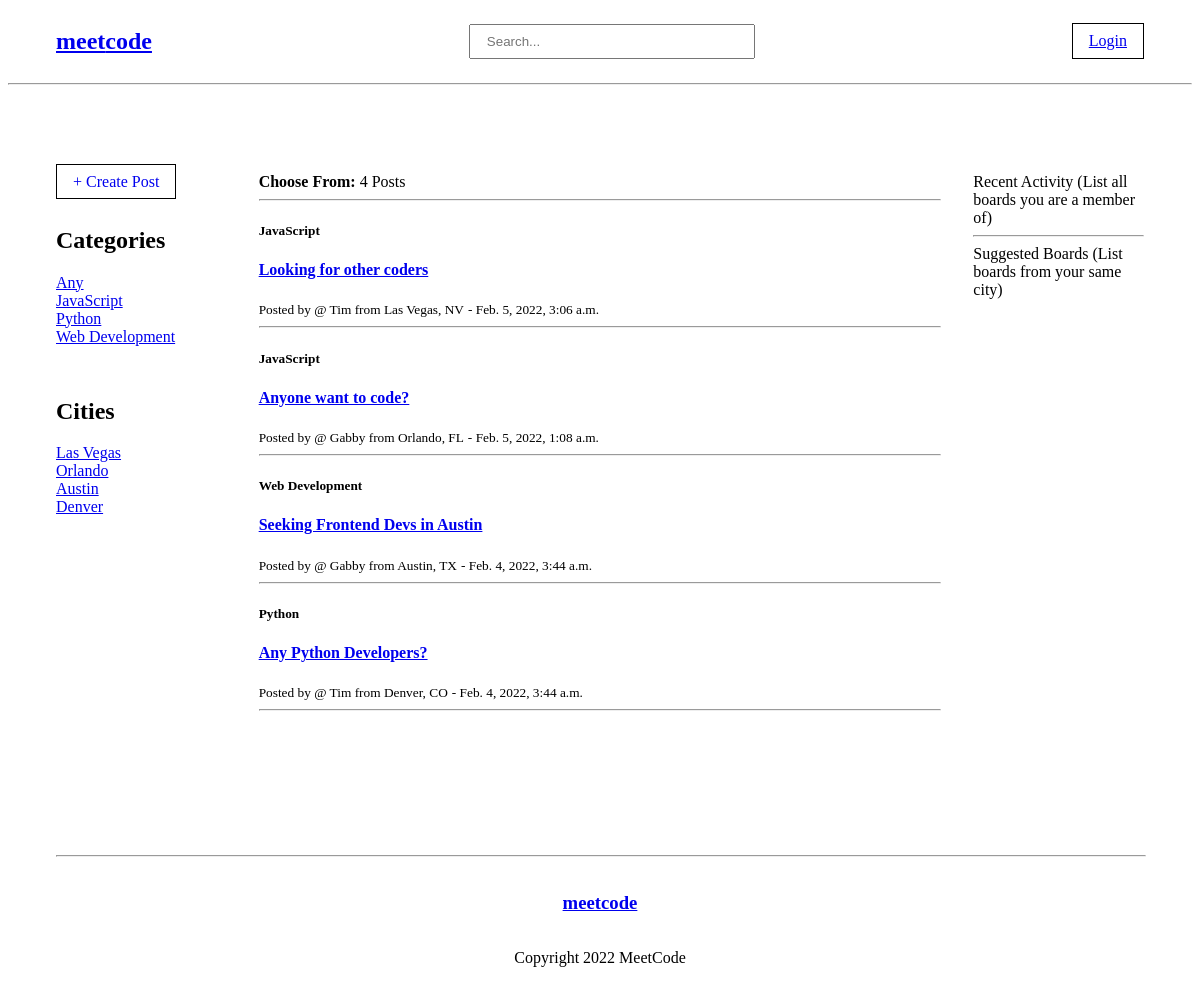
Before: / with the older database file.
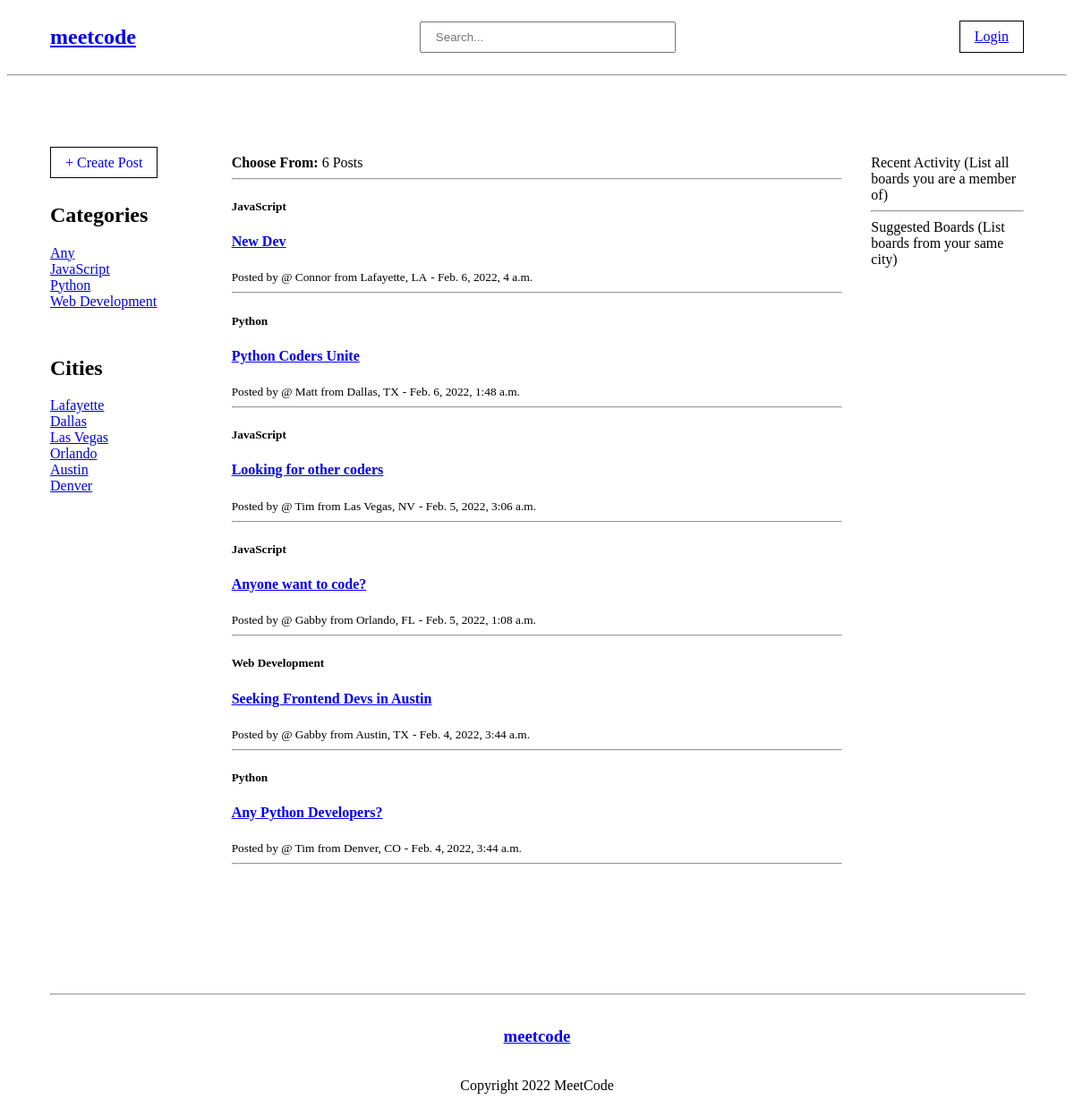
After: the same page with the newer database file.
### base/models.py (models this page shows, shortened)
class Category(models.Model):
    name = models.CharField(max_length=50)
    def __str__(self):
        return self.name

class Board(models.Model):
    author = models.ForeignKey(User, on_delete=models.SET_NULL, null=True)
    category = models.ForeignKey(Category, on_delete=models.SET_NULL, null=True)
    city = models.CharField(max_length=30, null=True, blank=True)
    state = models.CharField(max_length=2, null=True, blank=True)
    name = models.CharField(max_length=200)
    description = models.TextField(null=True, blank=True)
    updated = models.DateTimeField(auto_now=True)
    created = models.DateTimeField(auto_now_add=True)
    class Meta:
        ordering = ['-updated', '-created']

### base/views.py (the view)
# urls.py: path("", views.home, name="home"),
def home(request):
    query = request.GET.get('q') if request.GET.get('q') != None else ''
    board_list = Board.objects.filter(
        Q(name__icontains=query) |
        Q(city__icontains=query) |
        Q(category__name__icontains=query)
    )
    board_count = board_list.count()
    categories = Category.objects.all()[:10]
    cities = Board.objects.all()[:10]
    context = {'board_list': board_list, 'board_count': board_count, 'categories': categories, 'cities': cities}
    return render(request, 'base/home.html', context)

### base/templates/base/home.html (shortened to what this page needs)
{% extends 'layout.html' %}
{% load humanize %}
{% block content %}
<div class="main-container">
    <div class="left-sidebar">
        <div class="new-post-container">
            <a class="new-post" href="{% url 'new-board' %}">+ Create Post</a>
        </div>
        <div class="category-container">
            <h2>Categories</h2>
            <a href="{% url 'home' %}">Any</a>
            {% for category in categories %}
                <div>
                    <a href="{% url 'home' %}?q={{category.name}}">{{category.name}}</a>
                </div>
            {% endfor %}
        </div>
        <div class="category-container">
            <h2>Cities</h2>
            {% for board in cities %}
                <div>
                    <a href="{% url 'home' %}?q={{board.city}}">{{board.city.title}}</a>
                </div>
            {% endfor %}
        </div>
    </div>
    <div class="content-container">
        <div>
          <span><strong>Choose From:</strong> {{board_count}} Posts</span>
          <hr>
        </div>
        {% for board in board_list %}
            <div>
                <h5>{{board.category}}</h5>
                <h4><a href="{% url 'board' board.id %}">{{board.name}}</a></h4>
                <span><small>Posted by @ {{board.author.username.title}} from {{board.city.title}}, {{board.state.upper}}</small></span>
                <span><small>- {{board.created}} </small></span>
                <hr>
            </div>
        {% endfor %}
    </div>
    <div class="right-sidebar">
        <div class="recent-container">
            Recent Activity
            (List all boards you are a member of)
         </div>
         <hr>
        <div class="suggested-container">
            Suggested Boards
            (List boards from your same city)
         </div>
    </div>
</div>
{% endblock content %}

### templates/layout.html (shortened to what this page needs)
<!DOCTYPE html>
<html lang="en">
<head>
</head>
<body>
    {% include 'navbar.html' %}
    {% block content %}
    {% endblock content %}
    {% include 'footer.html' %}
</body>
</html>

### templates/navbar.html
<nav class="navbar-container">
    <div>
        <a href="/">
            <h2>meet<strong>code</strong></h2>
        </a>
    </div>
    <div class="search-container">
        <form method="GET"action="{% url 'home' %}">
            <input id="main-search" type="text" name="q" placeholder="Search...">
        </form>
    </div>
    <div class="user-container">
        {% if request.user.is_authenticated %}
        <span>@ {{user.username.capitalize}} | </span>
        <span> Profile | </span>
        <a href="{% url 'user-logout' %}">Log Out</a>
        {% else %}
        <a href="{% url 'user-login' %}">Login</a>
        {% endif %}
    </div>
</nav>
<hr>

### templates/footer.html
<footer class="footer-container">
    <hr />
    <div class="footer-copy">
        <a href="/">
            <h3>meetcode</h3>
        </a>
        <p>Copyright 2022 MeetCode</p>
    </div>
</footer>

### templates/layout.html (style rules this page uses)
.navbar-container { display: flex; justify-content: space-between; align-items: center; padding: 0 3rem; }
.search-container { padding: .5rem 2rem; }
#main-search { padding: .5rem 1rem; width: 250px; outline: none; }
.main-container { display: grid; grid-template-columns: 1fr 4fr 1fr; padding: 3rem; gap: 2rem; }
.content-container { padding: 2rem 0; }
.left-sidebar { padding: 2rem 0; }
.right-sidebar { padding: 2rem 0; }
.new-post-container { padding-top: 0; }
.new-post { text-decoration: none; border: 1px solid #000; padding: .5rem 1rem; }
.user-container { border: 1px solid #000; padding: .5rem 1rem; }
.category-container { padding: 1rem 0; }
.footer-container { display: flex; flex-direction: column; justify-content: center; align-items: center; padding: 3rem 3rem; }
.footer-copy { display: flex; flex-direction: column; justify-content: center; align-items: center; padding: .5rem 3rem; }
.footer-container > hr { width: 100%; }

Changed rows visible on the page:
added Board: city "Lafayette", category "JavaScript", name "New Dev", author.username "Connor", state "LA", created "Feb. 6, 2022, 4 a.m."
added Board: city "Dallas", category "Python", name "Python Coders Unite", author.username "Matt", state "TX", created "Feb. 6, 2022, 1:48 a.m."
Other visible differences:
{{ board_count }}: "4" → "6"
